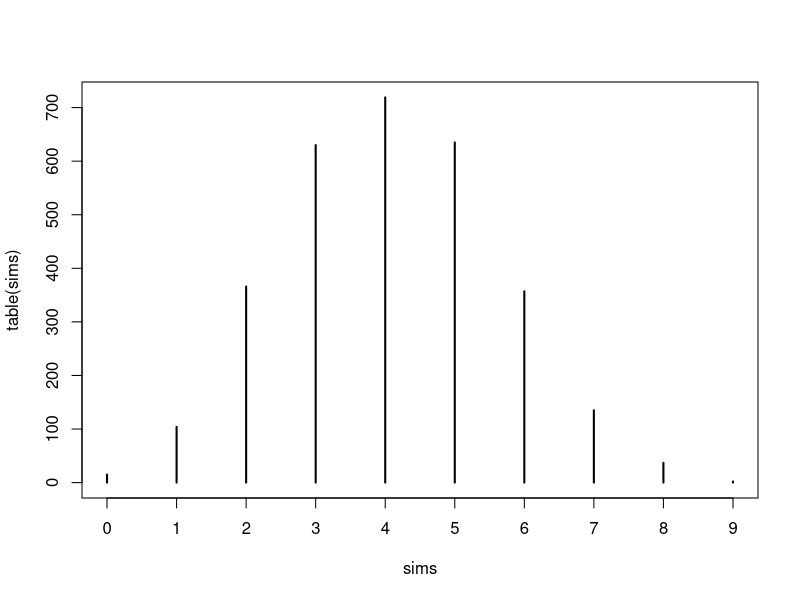
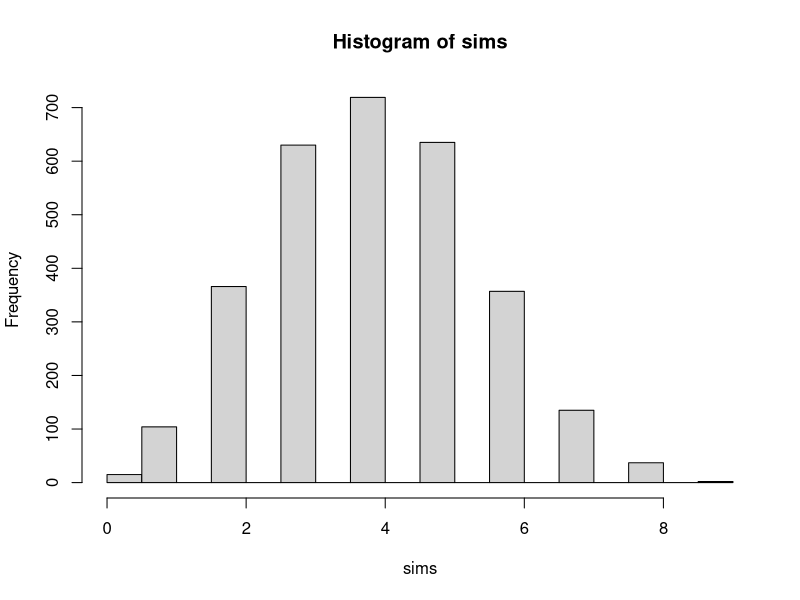
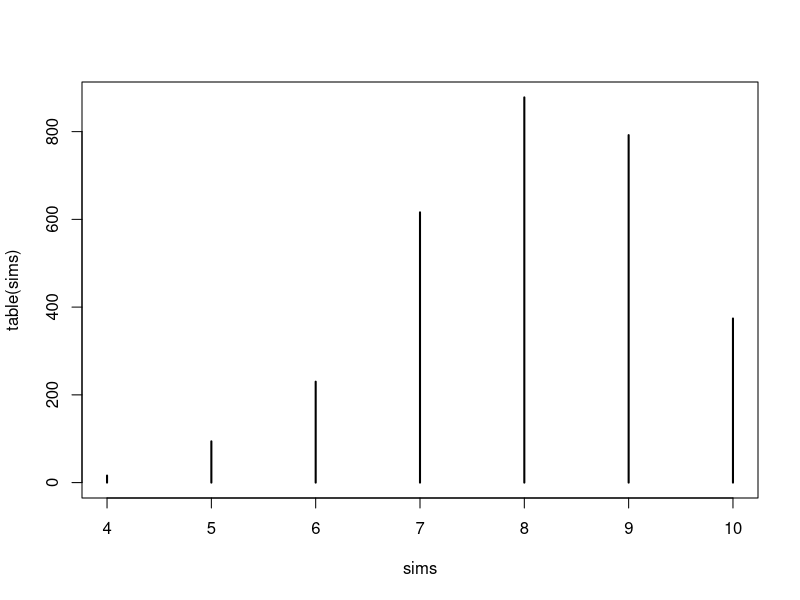
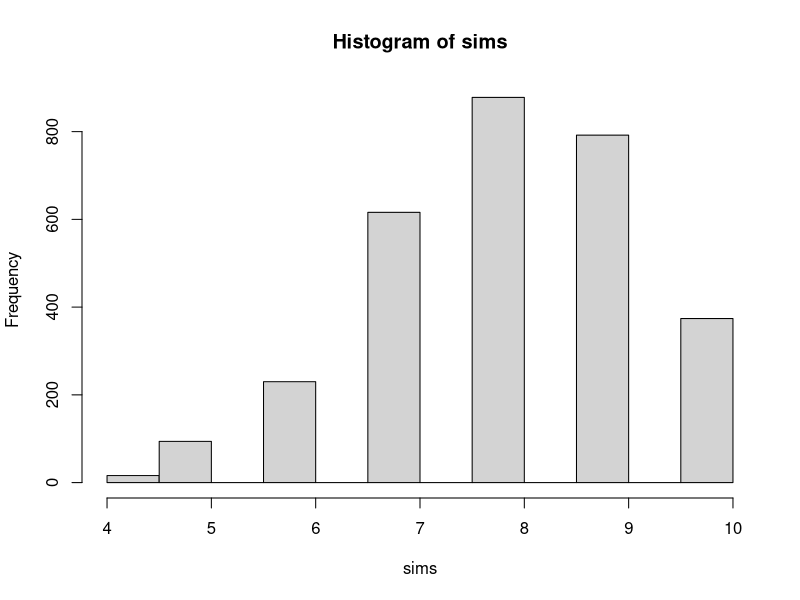

The R script that drew these images, in order: (Note: this script raises an error after producing the figures.)
### Title: Day 13 - Simulations
### Author:  Gbemisola Talabi
### Purpose: Day 13 Exercises
### Date: 8 November 2022

## Prepare Workspace ####

# Today we do not want the previous days environment. Therefore we will clear it. This is not always the case.
# clean the environment
rm(list=ls(all=T)) 

# Load all the libraries we will use in this lab. 


## Part 1 - Sampling ####

# 1. Let's start with a simple random sample. Sample from a sequence of 10 integers, 5 times, with replacement.
sample(1:10, size = 5, replace = TRUE)

# 2. Draw 100 values from a normal distribution with a mean of 0 and a sd of 1.
rnorm(100)
rnorm(100, mean = 0, sd = 1)

# 3. Draw 50 values from a normal distribution with a mean of 10 and sd of 5.
rnorm(50, mean = 10, sd = 5)

# 4. Draw 1000 values from a poisson distribution with a lambda of 50.
rpois(n = 1000, lambda = 50)

# 5. Draw 30 values from a uniform distribution between 0 and 10.

runif(n = 30, min = 0, max = 10)


## Part 2 - Sampling simulations ####

# 1. Let’s conduct some binomial simulations. Draw once from a sample of 10 with a probability of 0.4. 
rbinom(1, 10, 0.4)

# 2. Each run is a ”simulation”. Do 300 simulations of the same ”experiment” above using vectorized operations
# hint: You just need to change one number in the code.
rbinom(300, 10, 0.4)

# 3. Now, run 3,000 simulations. Assign them to a variable called ”sims” and use set.seed(377)
# What is the mean and median of this series of simulations? Plot the frequency table or histogram of the object ”sims”.
set.seed(377)
sims <- rbinom(3000, 10, 0.4)
mean(sims)
median(sims)
plot(table(sims))
hist(sims)



# 4. Re-run the simulations setting the probability to 0.8. use set.seed(485)
set.seed(485)
sims <- rbinom(3000, 10, 0.8)
mean(sims)
median(sims)
plot(table(sims))
hist(sims)

## Part 3 - Simulations for alpha check ####

# 1. Use the function simT with nrep=1000 and n=10. How many type 1 error do you expect?  Plot a histogram and count the number of type 1 errors.
simT(10, 1000)

# 2. Plot the output of the function simT with nrep=1000 and n=100. How many type 1 error do you expect?  Plot a histogram and count the number of type 1 errors.









## Part 4 - Simulations to estimate sample size ####

# If we sample values from two normal distributions with different means (e.g. N(0,1) and N(0.5,1)),
# what is the minimum sample size we need to detect a significant difference in means with a t.test, 80% of the time?
# 1. Draws n values from a random normal distribution with mean1=0, and another n values from a normal distribution with mean2=0.05
# 2. Compares the means of these two samples with a t-test and extracts the p.value
# 3. Replicate the function 1000 times using the parameters used in the power calculation in the lecture (that used the power.t.test function)
# 4. Calculate the proportion of p-values that are <0.05

rnorm(0:1, mean = 0)



## Part 5 - Simulations to bootstrap confidence intervals ####

# 1. Survey of 1000 people, 500 men and 500 women. 75% men and 65% of women support the death penalty. 
# Compute a standard error of proportion supporting the death penalty for men and women (i.e., se = sqrt(p*(1-p)/n)),


# 2. The risk ratio is 0.75/0.65 = 1.15. 
# Estimate bootstrap confidence intervals of the risk ratio, run 10,000 normal simulations for each gender 





## Part 6 -  Simulations to prepare an analysis plan ####

# 1. Add gender to the dataset we prepared in the lecture.

# 2. Run a multivariate logistic regression on your data with lung cancer as the outcome. 

